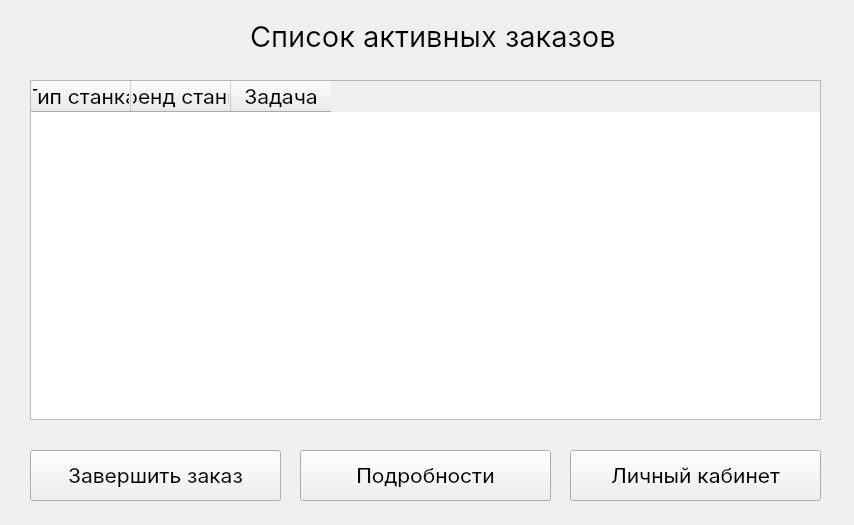
<?xml version="1.0" encoding="UTF-8"?>
<ui version="4.0">
 <class>ActiveOrdersListWindow</class>
 <widget class="QWidget" name="ActiveOrdersListWindow">
  <property name="geometry">
   <rect>
    <x>0</x>
    <y>0</y>
    <width>854</width>
    <height>525</height>
   </rect>
  </property>
  <property name="sizePolicy">
   <sizepolicy hsizetype="Fixed" vsizetype="Ignored">
    <horstretch>0</horstretch>
    <verstretch>0</verstretch>
   </sizepolicy>
  </property>
  <property name="palette">
   <palette>
    <active/>
    <inactive/>
    <disabled/>
   </palette>
  </property>
  <property name="windowTitle">
   <string>Form</string>
  </property>
  <widget class="QLabel" name="list_active_orders_label">
   <property name="geometry">
    <rect>
     <x>250</x>
     <y>10</y>
     <width>491</width>
     <height>51</height>
    </rect>
   </property>
   <property name="font">
    <font>
     <family>Inter</family>
     <pointsize>22</pointsize>
    </font>
   </property>
   <property name="text">
    <string>Список активных заказов</string>
   </property>
  </widget>
  <widget class="QPushButton" name="go_area_button">
   <property name="geometry">
    <rect>
     <x>570</x>
     <y>450</y>
     <width>251</width>
     <height>51</height>
    </rect>
   </property>
   <property name="font">
    <font>
     <family>Inter</family>
     <pointsize>16</pointsize>
    </font>
   </property>
   <property name="text">
    <string>Личный кабинет</string>
   </property>
  </widget>
  <widget class="QPushButton" name="complete_order_button">
   <property name="geometry">
    <rect>
     <x>30</x>
     <y>450</y>
     <width>251</width>
     <height>51</height>
    </rect>
   </property>
   <property name="font">
    <font>
     <family>Inter</family>
     <pointsize>16</pointsize>
    </font>
   </property>
   <property name="text">
    <string>Завершить заказ</string>
   </property>
  </widget>
  <widget class="QTableWidget" name="orders_table_widget">
   <property name="geometry">
    <rect>
     <x>30</x>
     <y>80</y>
     <width>791</width>
     <height>340</height>
    </rect>
   </property>
   <property name="sizePolicy">
    <sizepolicy hsizetype="Fixed" vsizetype="Fixed">
     <horstretch>0</horstretch>
     <verstretch>0</verstretch>
    </sizepolicy>
   </property>
   <property name="font">
    <font>
     <family>Inter</family>
     <pointsize>16</pointsize>
    </font>
   </property>
   <property name="editTriggers">
    <set>QAbstractItemView::NoEditTriggers</set>
   </property>
   <property name="selectionMode">
    <enum>QAbstractItemView::SingleSelection</enum>
   </property>
   <property name="selectionBehavior">
    <enum>QAbstractItemView::SelectRows</enum>
   </property>
   <property name="gridStyle">
    <enum>Qt::SolidLine</enum>
   </property>
   <attribute name="verticalHeaderVisible">
    <bool>false</bool>
   </attribute>
   <column>
    <property name="text">
     <string>Тип станка</string>
    </property>
    <property name="font">
     <font>
      <family>Inter</family>
      <pointsize>16</pointsize>
     </font>
    </property>
    <property name="background">
     <color>
      <red>255</red>
      <green>255</green>
      <blue>255</blue>
     </color>
    </property>
   </column>
   <column>
    <property name="text">
     <string>Бренд станка</string>
    </property>
    <property name="font">
     <font>
      <family>Inter</family>
      <pointsize>16</pointsize>
     </font>
    </property>
    <property name="background">
     <color>
      <red>255</red>
      <green>255</green>
      <blue>255</blue>
     </color>
    </property>
   </column>
   <column>
    <property name="text">
     <string>Задача</string>
    </property>
    <property name="font">
     <font>
      <family>Inter</family>
      <pointsize>16</pointsize>
     </font>
    </property>
    <property name="foreground">
     <brush brushstyle="NoBrush">
      <color alpha="255">
       <red>255</red>
       <green>255</green>
       <blue>255</blue>
      </color>
     </brush>
    </property>
   </column>
  </widget>
  <widget class="QPushButton" name="about_button">
   <property name="geometry">
    <rect>
     <x>300</x>
     <y>450</y>
     <width>251</width>
     <height>51</height>
    </rect>
   </property>
   <property name="font">
    <font>
     <family>Inter</family>
     <pointsize>16</pointsize>
    </font>
   </property>
   <property name="text">
    <string>Подробности</string>
   </property>
  </widget>
 </widget>
 <resources/>
 <connections/>
</ui>
